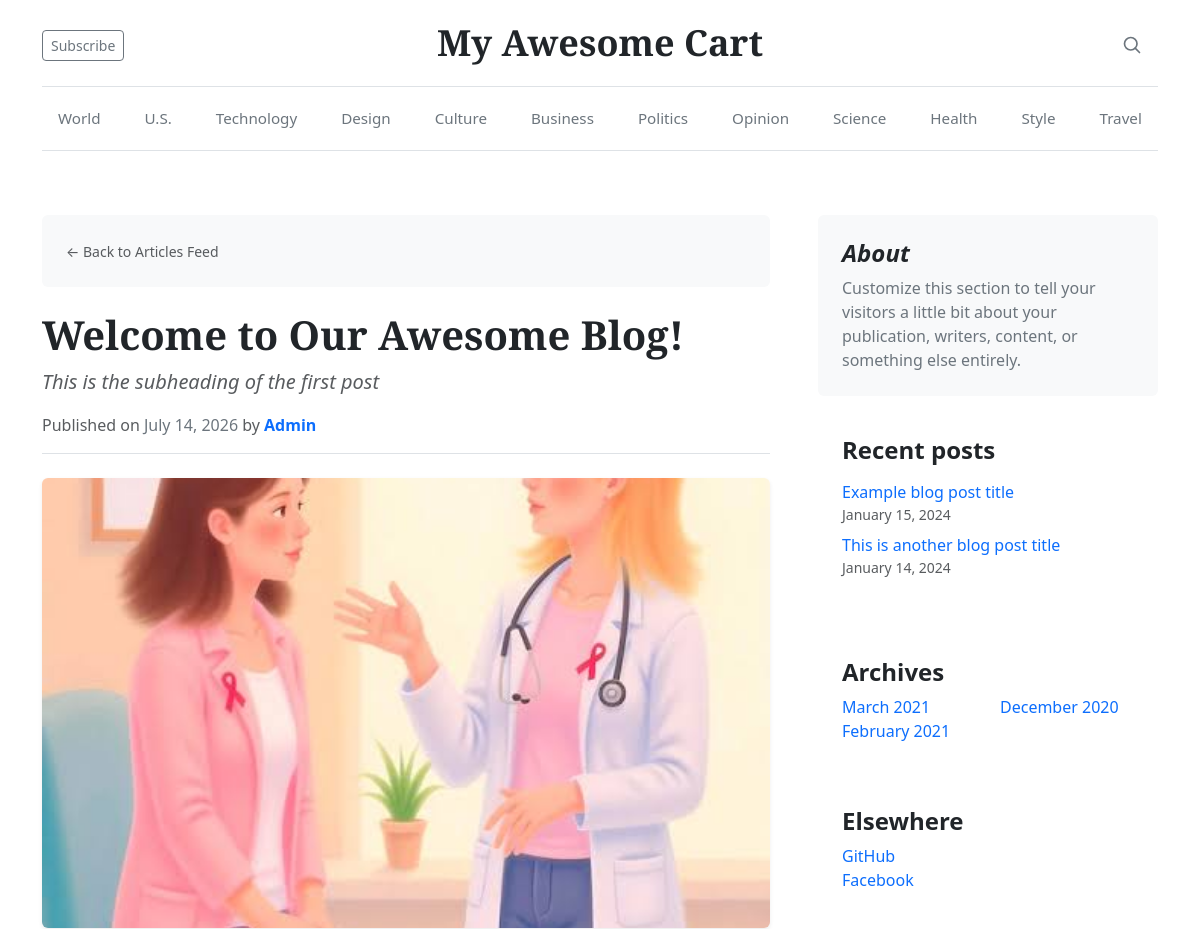
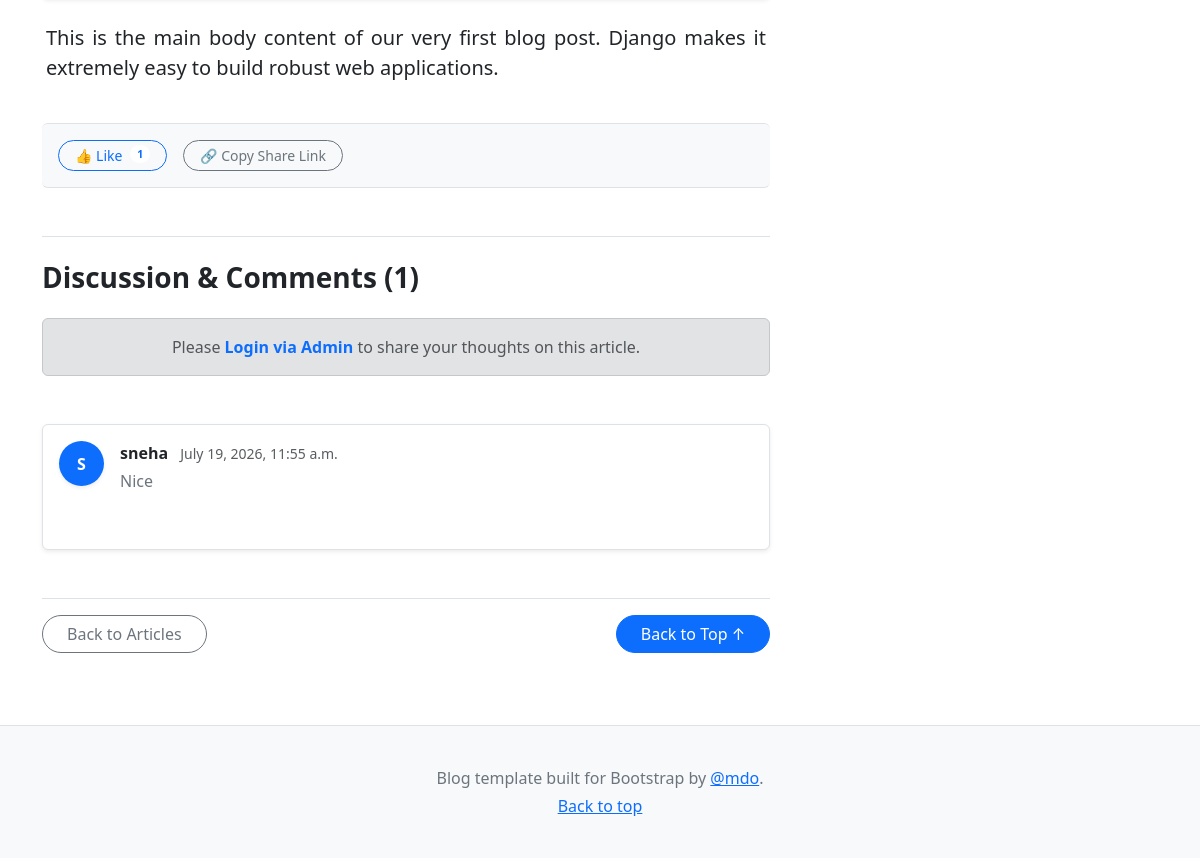
Page /blog/blogpost/1/ on the committed database (2 pictures, top to bottom).
### blog/models.py (models this page shows, shortened)
class BlogPost(models.Model):
    post_id = models.AutoField(primary_key=True)
    title = models.CharField(max_length=50)
    chead = models.CharField(max_length=500, default="")
    author = models.CharField(max_length=100, default="")
    content = models.CharField(max_length=5000, default="")
    pub_date = models.DateField()
    thumbnail = models.ImageField(upload_to="blog/images", default="")
    likes = models.ManyToManyField('auth.User', blank=True, related_name='blog_likes')
    def total_likes(self):
        return self.likes.count()

class BlogComment(models.Model):
    sno = models.AutoField(primary_key=True)
    comment = models.TextField()
    user = models.ForeignKey(User, on_delete=models.CASCADE)
    post = models.ForeignKey('BlogPost', on_delete=models.CASCADE, related_name="comments")
    parent = models.ForeignKey('self', on_delete=models.CASCADE, null=True, blank=True)
    timestamp = models.DateTimeField(default=now)

### blog/views.py (the view)
# urls.py: path('blogpost/<int:post_id>/', views.blogpost, name='blogpost'),
def blogpost(request, post_id=None):
    if post_id is None:
        return redirect('/blog/')
    post = get_object_or_404(BlogPost, post_id=post_id)
    return render(request, 'blog/blogpost.html', {'post': post})

### blog/Templates/blog/blogpost.html (shortened to what this page needs)
{% extends "blog/basic.html" %}
{% load static %}
{% block body %}
<nav class="p-4 mb-4 rounded bg-body-tertiary bg-light">
  <div class="col-12 px-0">
    <a href="/blog/" class="text-decoration-none text-muted small">&larr; Back to Articles Feed</a>
  </div>
</nav>
<article class="blog-post my-4">
  <h1 class="blog-post-title text-dark fw-bold mb-2">{{ post.title }}</h1>
  {% if post.chead %}
    <p class="lead text-muted fst-italic mb-3">{{ post.chead }}</p>
  {% endif %}
  <p class="blog-post-meta text-muted border-bottom pb-3 mb-4">
    Published on <span class="fw-medium text-secondary">{{ post.pub_date }}</span> by
    <a href="#" class="text-decoration-none fw-semibold text-primary">{{ post.author }}</a>
  </p>
  {% if post.thumbnail %}
  <div class="mb-4 text-center">
    <img src="/media/{{ post.thumbnail }}" class="img-fluid rounded shadow-sm w-100" style="max-height: 450px; object-fit: cover;" alt="{{ post.title }}">
  </div>
  {% endif %}
  <div class="blog-post-body text-dark lh-base fs-5 px-1 pb-3" style="text-align: justify;">
    {{ post.content | safe }}
  </div>
  <div class="d-flex align-items-center gap-3 py-3 my-4 border-top border-bottom bg-light px-3 rounded">
    <a href="{% url 'like_post' post.post_id %}" class="btn btn-sm {% if request.user in post.likes.all %}btn-primary{% else %}btn-outline-primary{% endif %} rounded-pill px-3 d-flex align-items-center gap-2 text-decoration-none">
      👍 Like <span class="badge bg-white text-primary rounded-circle">{{ post.total_likes }}</span>
    </a>
    <button class="btn btn-sm btn-outline-secondary rounded-pill px-3" onclick="copyShareLink()">
      🔗 Copy Share Link
    </button>
  </div>
  <div class="my-5 pt-4 border-top">
    <h3 class="fw-bold text-dark mb-4">Discussion & Comments ({{ post.comments.count }})</h3>
    {% if user.is_authenticated %}
    <form action="/blog/postComment/" method="POST" class="mb-5 bg-light p-4 rounded border">
      {% csrf_token %}
      <div class="mb-3">
        <label for="commentInput" class="form-label text-muted small fw-bold text-uppercase tracking-wider">Join the Conversation</label>
        <textarea class="form-control bg-white" id="commentInput" name="comment" rows="3" placeholder="Write a public comment..." required></textarea>
      </div>
      <input type="hidden" name="postSno" value="{{ post.post_id }}">
      <button type="submit" class="btn btn-primary btn-sm rounded-pill px-4">Submit Comment</button>
    </form>
    {% else %}
    <div class="alert alert-secondary mb-5 py-3 text-center" role="alert">
      <span class="text-muted">Please <a href="/admin/" class="fw-semibold text-primary text-decoration-none">Login via Admin</a> to share your thoughts on this article.</span>
    </div>
    {% endif %}
    <div class="comments-feed shadow-sm rounded bg-white p-3 border">
      {% for comment in post.comments.all %}
      <div class="d-flex mb-4 align-items-start pb-3 {% if not forloop.last %}border-bottom{% endif %}">
        <div class="bg-primary text-white rounded-circle d-flex align-items-center justify-content-center fw-bold me-3 shadow-sm" style="width: 45px; height: 45px; min-width: 45px;">
          {{ comment.user.username|slice:"0:1"|upper }}
        </div>
        <div class="w-100">
          <div class="d-flex align-items-center justify-content-between mb-1">
            <div>
              <strong class="text-dark me-2 fs-6">{{ comment.user.username }}</strong>
              <span class="text-muted small fs-7">{{ comment.timestamp }}</span>
            </div>
          </div>
          <p class="text-secondary mb-0 fs-6" style="white-space: pre-line;">{{ comment.comment }}</p>
        </div>
      </div>
      {% empty %}
      <div class="text-center py-4">
        <p class="text-muted mb-0 small">No comments yet. Be the first to start the conversation!</p>
      </div>
      {% endfor %}
    </div>
  </div>
  <div class="mt-5 pt-3 border-top d-flex justify-content-between align-items-center">
    <a href="/blog/" class="btn btn-outline-secondary rounded-pill px-4">Back to Articles</a>
    <a href="#" class="btn btn-primary rounded-pill px-4">Back to Top &uarr;</a>
  </div>
</article>
{% endblock %}

### rows in the picture
BlogPost: title "Welcome to Our Awesome Blog!", chead "This is the subheading of the first post", pub_date "July 14, 2026", author "Admin", thumbnail (picture), content "This is the main body content of our very first blog post. Django makes it extremely easy to build robust web applications.", total_likes "1", comments.count "1"
BlogComment: user.username "S", user.username "sneha", timestamp "July 19, 2026, 11:55 a.m.", comment "Nice"
